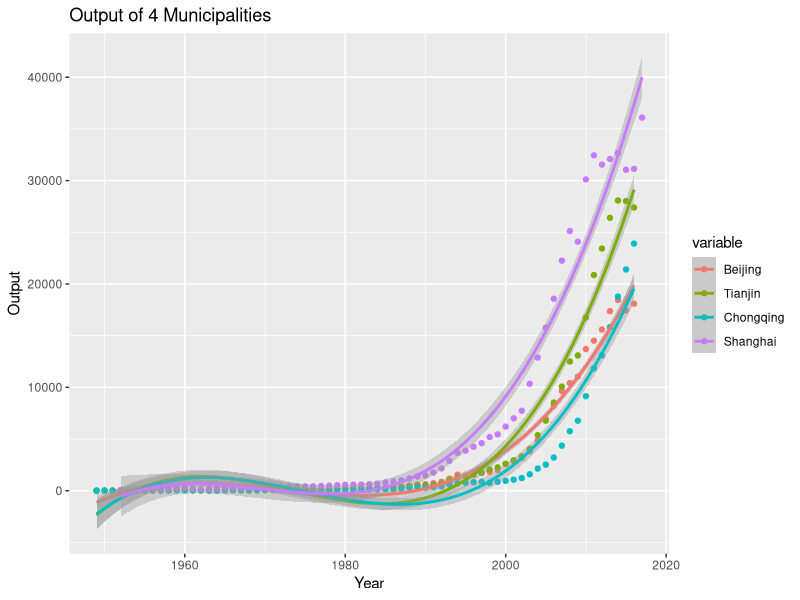

R code for this plot: (Note: this script raises an error after producing the figure.)
## ---- chunk 1
library(plyr)
library(dplyr)
library(tidyverse)
library(ggplot2)
library(reshape2)
object1 = read.csv("China_EO_49to17.csv" ,fileEncoding="latin1")
object2 = as.tibble(object1)
datC=object2
datC$Year=seq(from=1949, to=2017)
datC=datC[order(datC$Year),]
outp = cbind(datC[,1],datC[,grep("Output", names(datC))])
enterp = cbind(datC[,1],datC[,grep("Enterprise", names(datC))])
outp_P = nrow(outp)-1
colnames(outp) <- strsplit((colnames(outp)),"_Output")
colnames(enterp) <- strsplit((colnames(enterp)),"_Output")
outp_4<- outp %>%
  select(Beijing,Tianjin,Chongqing,Shanghai, Year)
names(outp_4) <- c("Beijing", "Tianjin", "Chongqing", "Shanghai", "Year")
meltout4 <- melt(outp_4, id.vars = "Year")
bb <- ggplot(meltout4, aes(x = Year, y = value, colour = variable)) + geom_point() + scale_size_area()+ stat_smooth(method = lm, formula = y ~ splines::bs(x, 3)) + labs(title = "Output of 4 Municipalities", x = "Year",y = "Output")
bb
## ---- chunk 2
library(plyr)
library(dplyr)
library(tidyverse)
library(ggplot2)
library(reshape2)

## import the csv file as tibble object
econData <- as_tibble(read.csv("China_EO_49to17.csv"))

##only interested in the enterprise data in those direct controlled cities after year 2000
DirectCity<- econData %>%
  select(Beijing_Enterprise, Shanghai_Enterprise, Tianjin_Enterprise, Chongqing_Enterprise, Year)%>%
  filter(Year >= 2000)

##rename the columns
names(DirectCity) <- c("Beijing", "Shanghai", "Tianjin", "Chongqing", "Year")

## melt the tibble object to a tall structure for plotting purpose
meltDirectCity <- melt(DirectCity, id.vars = "Year")

##plot. Different cities will have different color; applying smoothed linear regression lines with 95% confidence area
ggplot(meltDirectCity, aes(x = Year, y = value, colour = variable)) + geom_point() + scale_size_area()+ stat_smooth(method = lm, formula = y ~ splines::bs(x, 3))


## ---- chunk 3
## looking at enterprises of different cities.

# read the file 
object1=read.csv("China_EO_49to17.csv", fileEncoding="latin1")
econData=as_tibble(object1)

# had to recreate the year column
desc <- arrange(econData, desc(Year))

# added to the table
Year=seq(from=1949, to=2017)
econData$Year=Year

# grabbed a few cities and its enterprise filters between 2000 to 2017
DataCity <- econData %>%
  select(Anhui_Enterprise, Hebei_Enterprise, Xinjiang_Enterprise, Year)%>%
  filter(Year >= 2000)

meltDataCity <- melt(DataCity, id.vars = "Year")

ggplot(meltDataCity, aes(x = Year, y = value, colour = variable)) + geom_point() + scale_size_area()+ stat_smooth(method = lm, formula = y ~ splines::bs(x, 3), se = FALSE)

## ---- chunk 4
library(plyr)
library(dplyr)
library(tidyverse)
library(ggplot2)
library(reshape2)

## import the csv file as tibble object
ecData <-as_tibble(read.csv("China_EO_49to17.csv"))

## enterprise data in 2 provinces after year 2005
China <- ecData %>%
  select(Shanghai_Enterprise, Hainan_Enterprise, Year)%>%
  filter(Year >= 2005)

##rename the columns
names(China) <- c("Shanghai", "Hainan", "Year")

## melt the tibble object to a tall structure for plotting purpose
Chinaa <- melt(China, id.vars = "Year")

## plot the data
ggplot(data=Chinaa,aes(x=Year,y=value,colour=variable))+geom_point(color="blue",pch=15,size=5)+ggtitle("Enterprise Difference between Shanghai and Hainan, 2005-2017")+theme_bw()+ scale_size_area()+ stat_smooth(method = lm, formula = y ~ splines::bs(x, 5), se = FALSE)
## ---- chunk 5
library(plyr)
library(dplyr)
library(tidyverse)
library(ggplot2)
library(reshape2)

## import the csv file as tibble object
ecData <-as_tibble(read.csv("China_EO_49to17.csv"))

##only interested in the output data in certain provinces after year 2000
China <- ecData %>%
  select(Beijing_Output, InnerMongolia_Output, Tibet_Output, Year)%>%
  filter(Year >= 2000)

##rename the columns
names(China) <- c("Beijing", "Inner Mongolia", "Tibet", "Year")

## melt the tibble object to a tall structure for plotting purpose
Chinaa <- melt(China, id.vars = "Year")

## plot the data
ggplot(data=Chinaa,aes(x=Year,y=value,colour=variable))+geom_quantile()+ggtitle("Output of Beijing, Inner Mongolia, and Tibet, 2000-2017")+theme_bw()+ scale_size_area()+ stat_smooth(method = lm, formula = y ~ splines::bs(x, 5), se = FALSE)
## ---- chunk 6
library(plyr)
library(dplyr)
library(tidyverse)
library(ggplot2)
library(reshape2)

## import the csv file as tibble object
ecData <-as_tibble(read.csv("China_EO_49to17.csv"))

## enterprise data in 1 province after year 1990 and before 2008
China <- ecData %>%
  select(Shaanxi_Enterprise, Year)%>%
  filter(Year >= 1990, Year <=2007)

##rename the columns
names(China) <- c("Shaanxi", "Year")

## melt the tibble object to a tall structure for plotting purpose
Chinaa <- melt(China, id.vars = "Year")

## plot the data
ggplot(data=Chinaa,aes(x=Year,y=value,colour=variable))+geom_area(color="red", fill="red")+ggtitle("Number of Enterprises in Shaanxi, 1990-2017")+theme_bw()+ scale_size_area()+ stat_smooth(method = lm, formula = y ~ splines::bs(x, 5), se = FALSE)
## ---- chunk 7

# comparing Guangdong and Liaoning's enterprise
GuangdongLiaoning<- econData %>%
  select(Guangdong_Enterprise, Liaoning_Enterprise, Year)%>%
  filter(Year >= 2000)
names(GuangdongLiaoning) <- c("Guangdong", "Liaoning", "Year")
add_column(GuangdongLiaoning, Output_Ratio = 0)
print(mutate(GuangdongLiaoning, Output_Ratio = Guangdong/Liaoning))

meltGuangdongLiaoning <- melt(GuangdongLiaoning, id.vars = "Year")

ggplot(meltGuangdongLiaoning, aes(x = Year, y = value, colour = variable)) + geom_point() + scale_size_area()+ stat_smooth(method = lm, formula = y ~ splines::bs(x, 3), se = FALSE)

## ---- chunk 8

# comparing Jilin and Anhui's enterprise
JilinAnhui<- econData %>%
  select(Jilin_Enterprise, Anhui_Enterprise, Year)%>%
  filter(Year >= 2000)
names(JilinAnhui) <- c("Jilin", "Anhui", "Year")
add_column(JilinAnhui, Output_Ratio = 0)
print(mutate(JilinAnhui, Output_Ratio = Jilin/Anhui))

meltJilinAnhui <- melt(JilinAnhui, id.vars = "Year")

ggplot(meltJilinAnhui, aes(x = Year, y = value, colour = variable)) + geom_point() + scale_size_area()+ stat_smooth(method = lm, formula = y ~ splines::bs(x, 3), se = FALSE)

## ---- chunk 9

# comparing Fujian and Guizhou's enterprise
FujianGuizhou<- econData %>%
  select(Fujian_Enterprise, Guizhou_Enterprise, Year)%>%
  filter(Year >= 2000)
names(FujianGuizhou) <- c("Fujian", "Guizhou", "Year")
add_column(FujianGuizhou, Output_Ratio = 0)
print(mutate(FujianGuizhou, Output_Ratio = Fujian/Guizhou))

meltFujianGuizhou <- melt(FujianGuizhou, id.vars = "Year")

ggplot(meltFujianGuizhou, aes(x = Year, y = value, colour = variable)) + geom_point() + scale_size_area()+ stat_smooth(method = lm, formula = y ~ splines::bs(x, 3), se = FALSE)

## ---- chunk 10

##Sum national total 
NationalOutput <- econData %>%
  select(matches("output"), Year) %>%
  mutate(sumVar=rowSums(.[1:19], na.rm = TRUE))

## convert to tibble object
NationalOutput <- as_tibble(NationalOutput)

##using R base functions to create new columns with the ratio between the summarized national output and each province
for(col in names(NationalOutput)) {
  NationalOutput[paste0(col, "_share")] = NationalOutput[col] / NationalOutput$sumVar
}

## subset the previous dataset for plotting purposes. 
## only selecting the ratio columns which has the _share pattern
subset_NationalOutput <- select(NationalOutput, matches("share"))

## deleting useless columns, such as year ratio
subset_NationalOutput <- subset_NationalOutput[,1:31]

## adding the actual year column
subset_NationalOutput<-add_column(subset_NationalOutput, NationalOutput$Year)

## reassign the year column with a new name
colnames(subset_NationalOutput)[32]<-"Year"

##melt the tibble object to a tall structure 
melt_subNational <- melt(subset_NationalOutput, id.vars = "Year")

##plot 
ggplot(melt_subNational, aes(x = Year, y = value, colour = variable)) + geom_point()

## ---- chunk 11
econData <- as_tibble(read.csv("China_EO_49to17.csv"))

# Ratio of Output to enterprise for Beijing, Tianjin, Hebei, Shanghai
# Outputs a data frame that just contains the ratio along with their respective years
# Also a column containing their city name for ease of plotting
ratioBeijing <- econData %>%
  mutate(OutputPerEnterprise = Beijing_Output / Beijing_Enterprise) %>%
  select(Year,OutputPerEnterprise)
ratioBeijing$Province <- rep("Beijing",nrow(ratioBeijing))

ratioTianjin <- econData %>%
  mutate(OutputPerEnterprise = Tianjin_Output / Tianjin_Enterprise) %>%
  select(Year,OutputPerEnterprise)
ratioTianjin$Province <- rep("Tianjin",nrow(ratioTianjin))

ratioHebei <- econData %>%
  mutate(OutputPerEnterprise = Hebei_Output / Hebei_Enterprise) %>%
  select(Year,OutputPerEnterprise)
ratioHebei$Province <- rep("Hebei",nrow(ratioHebei))

ratioShanghai <- econData %>%
  mutate(OutputPerEnterprise = Shanghai_Output / Shanghai_Enterprise) %>%
  select(Year,OutputPerEnterprise)
ratioShanghai$Province <- rep("Shanghai",nrow(ratioShanghai))

ratioGuangxi <- econData %>%
  mutate(OutputPerEnterprise = Guangxi_Output / Guangxi_Enterprise) %>%
  select(Year,OutputPerEnterprise)
ratioGuangxi$Province <- rep("Guangxi",nrow(ratioGuangxi))

ratioChongqing <- econData %>%
  mutate(OutputPerEnterprise = Chongqing_Output / Chongqing_Enterprise) %>%
  select(Year,OutputPerEnterprise)
ratioChongqing$Province <- rep("Chongqing",nrow(ratioChongqing))

# Combines all the data frames into one for plotting
ratio <- rbind(ratioBeijing, ratioTianjin, ratioHebei, ratioShanghai, ratioGuangxi, ratioChongqing) %>%
  filter(Year >= 2000)

# Plots the data
ggplot(data=ratio,aes(x=Year,y=OutputPerEnterprise,color=Province)) +geom_line() + ylab("Output per # of Enterprises") + ggtitle("Output per Number of Enterprises of Various Chinese Provinces") +theme_bw()

## ---- chunk 12
library(tidyverse)
library(dplyr)
library(ggplot2)
object3 = read.csv("Municip_output.csv",stringsAsFactors = FALSE)
municp = as.tibble(object3)
munip <- municp
allc_muni <- outp[50:69,]
allc_muni <- allc_muni[,c(1:3, 23, 10) ]
for (i in 1:5) {
  if(i >1){
    munip[,i]<- (municp[,i] - allc_muni[,i])
  }
}
# calculate output difference between National Bureau of Statistics of China and All China Center Data. If the number is positive (bar above x axis on the graph), that means that, for the same year, China NBS data is higher than the data collected by All China Center
#next step, print four graphs of differences of the four municipalities

pB <-ggplot(munip, aes(Year, Beijing))  
pB +geom_bar(stat = "identity")+geom_line(aes(x = munip$Year, y = Beijing),colour = "darkred")+
  labs(title = "Statistics Difference of Beijing Output",substitute("National Bureau of Statistics of China - ALl China Center Data"), x = "Year",y = "Output (Thousand Million CNY)")
#Beijing Stat Diff

pT <-ggplot(munip, aes(Year, Tianjin))
pT +geom_bar(stat = "identity")+geom_line(aes(x = munip$Year, y = Tianjin),colour = "darkblue")+
  labs(title = "Statistics Difference of Tianjin Output",substitute("National Bureau of Statistics of China - ALl China Center Data"), x = "Year",y = "Output (Thousand Million CNY)")
#Tianjin Stat Diff

pC <-ggplot(munip, aes(Year, Chongqing))
pC +geom_bar(stat = "identity")+geom_line(aes(x = munip$Year, y = Chongqing),colour = "grey60")+
  labs(title = "Statistics Difference of Chongqing Output",substitute("National Bureau of Statistics of China - ALl China Center Data"), x = "Year",y = "Output (Thousand Million CNY)")
#Chongqing Stat Diff

pS <-ggplot(munip, aes(Year, Shanghai))
pT +geom_bar(stat = "identity")+geom_line(aes(x = munip$Year, y = Shanghai),colour = "lightsalmon4")+
  labs(title = "Statistics Difference of Shanghai Output",substitute("National Bureau of Statistics of China - ALl China Center Data"), x = "Year",y = "Output (Thousand Million CNY)")
#Shanghai Stat Diff

## ---- chunk 13
library(plyr)
library(dplyr)
library(tidyverse)
library(ggplot2)
library(reshape2)

## import the csv file as tibble object
ecData <-as_tibble(read.csv("China_EO_49to17.csv"))


##only interested in the output data in those direct controlled cities after year 2000
China <- ecData %>%
  select(Beijing_Output, Shanghai_Output, Tianjin_Output, Guizhou_Output, Yunnan_Output, Gansu_Output, Year)%>%
  filter(Year >= 2000)
  
##rename the columns
names(China) <- c("Beijing", "Shanghai", "Tianjin", "Guizhou", "Yunnan", "Gansu", "Year")

## melt the tibble object to a tall structure for plotting purpose
Chinaa <- melt(China, id.vars = "Year")

##ploting the values
ggplot(data=Chinaa,aes(x=Year,y=value,colour=variable))+geom_point(color="black",pch=20,size=4)+ggtitle("Outputs of 3 of the Richest and Poorest China Provinces (in GDP per capita for 2017) from 2000-2017")+theme_bw()+ scale_size_area()+ stat_smooth(method = lm, formula = y ~ splines::bs(x, 5), se = FALSE)
## ---- chunk 14
library(plyr)
library(dplyr)
library(tidyverse)
library(ggplot2)
library(reshape2)

## import the csv file as tibble object
ecData <-as_tibble(read.csv("China_EO_49to17.csv"))

##only interested in the enterprise data in those direct controlled cities after year 2000
China <- ecData %>%
  select(Beijing_Enterprise, Shanghai_Enterprise, Tianjin_Enterprise, Guizhou_Enterprise, Yunnan_Enterprise, Gansu_Enterprise, Year)%>%
  filter(Year >= 2000)
  
##rename the columns  
names(China) <- c("Beijing", "Shanghai", "Tianjin", "Guizhou", "Yunnan", "Gansu", "Year")


## melt the tibble object to a tall structure for plotting purpose
Chinaa <- melt(China, id.vars = "Year")

##ploting the values
ggplot(data=Chinaa,aes(x=Year,y=value,colour=variable))+geom_point(color="purple",pch=19,size=3)+ggtitle("Enterprises of 3 of the Richest and Poorest China Provinces (in GDP per capita for 2017) from 2000-2017")+theme_bw()+ scale_size_area()+ stat_smooth(method = lm, formula = y ~ splines::bs(x, 5), se = FALSE)
## ---- chunk 15
## Add the China_EO_49t017 csv
data1 <- read.csv("China_EO_49to17.csv")

##only select columns contains "output"
data1_output<- select(data1, matches("output"), Year)

##only select columns contains "enterprise"
data1_enterprise <-select(data1, matches("enterprise"), Year)

##for output columns, depend on the provinces in each region, add them together. Do this for 8 regions
##for enterprise columns, depend on the provinces in each region, add them together. Do this for 8 regions

##Northeast region, Output
NE_Output_Sum <- data1_output %>%
  select("Liaoning_Output", "Jilin_Output", "Heilongjiang_Output", Year) %>%
  mutate(Northeast_Output =rowSums(.[1:3], na.rm = TRUE))

##Northeast region, enterprise
NE_Enterprise_Sum <- data1_enterprise %>%
  select("Liaoning_Enterprise", "Jilin_Enterprise", "Heilongjiang_Enterprise", Year) %>%
  mutate(Northeast_Enterprise =rowSums(.[1:3], na.rm = TRUE))

##North coastal region, Output
NC_Output_Sum <- data1_output %>%
  select("Beijing_Output", "Tianjin_Output", "Hebei_Output", "Shandong_Output", Year) %>%
  mutate(NorthcCostal_Output =rowSums(.[1:3], na.rm = TRUE))

##north coastal region, enterprise
NC_Enterprise_Sum <- data1_enterprise %>%
  select("Beijing_Enterprise", "Tianjin_Enterprise", "Hebei_Enterprise", "Shandong_Enterprise", Year) %>%
  mutate(NorthCoastal_Enterprise =rowSums(.[1:3], na.rm = TRUE))

##East coastal region, Output
EC_Output_Sum <- data1_output %>%
  select("Shanghai_Output", "Jiangsu_Output", "Zhejiang_Output", Year) %>%
  mutate(EastCostal_Output =rowSums(.[1:3], na.rm = TRUE))

##East coastal region, enterprise
EC_Enterprise_Sum <- data1_enterprise %>%
  select("Shanghai_Enterprise", "Jiangsu_Enterprise", "Zhejiang_Enterprise", Year) %>%
  mutate(EastCostal_Enterprise =rowSums(.[1:3], na.rm = TRUE))

##South coastal region, Output
SC_Output_Sum <- data1_output %>%
  select("Fujian_Output", "Guangdong_Output", "Hainan_Output", Year) %>%
  mutate(SouthCostal_Output =rowSums(.[1:3], na.rm = TRUE))

##South coastal region, enterprise
SC_Enterprise_Sum <- data1_enterprise %>%
  select("Fujian_Enterprise", "Guangdong_Enterprise", "Hainan_Enterprise", Year) %>%
  mutate(SouthCostal_Enterprise =rowSums(.[1:3], na.rm = TRUE))

##Yellow river region, Output
YellowRiver_Output_Sum<-data1_output %>%
  select("Shanxi_Output", "InnerMongolia_Output", "Henan_Output", "Shaanxi_Output", Year) %>%
  mutate(YellowRiver_Output =rowSums(.[1:4], na.rm = TRUE))

##Yellow river region, enterprise
YellowRiver_Enterprise_Sum <- data1_enterprise %>%
  select("Shanxi_Enterprise", "InnerMongolia_Enterprise", "Henan_Enterprise", "Shaanxi_Enterprise", Year) %>%
  mutate(YellowRiver_Enterprise =rowSums(.[1:3], na.rm = TRUE))

##Yangtz river region, output
Yangtz_Output_Sum <- data1_output %>%
  select("Anhui_Output", "Jiangxi_Output", "Hubei_Output", "Hunan_Output",Year) %>%
  mutate(Yangtz_Output =rowSums(.[1:4], na.rm = TRUE))

## Yangtz river region, enterprise
Yangtz_Enterprise_Sum <-  data1_enterprise %>%
  select("Anhui_Enterprise", "Jiangxi_Enterprise", "Hubei_Enterprise", "Hunan_Enterprises", Year) %>%
  mutate(Yangtz_Enterprise =rowSums(.[1:4], na.rm = TRUE))

## Southwest region, output
SW_Output_Sum <- data1_output %>%
  select("Guangxi_Output", "Chongqing_Output", "Sichuan_Output", "Guizhou_Output", "Yunnan_Output", Year) %>%
  mutate(Southwest_Output =rowSums(.[1:5], na.rm = TRUE))

## Southwest region, enterprise
SW_Enterprise_Sum <- data1_enterprise %>%
  select("Guangxi_Enterprise", "Chongqing_Enterprise", "Sichuan_Enterprise", "Guizhou_Enterprise", "Yunnan_Enterprise", Year) %>% 
  mutate(Southwest_Enterprise =rowSums(.[1:5], na.rm = TRUE))

## Northwest region, output
NW_Output_Sum <- data1_output %>%
  select("Tibet_Output", "Gansu_Output", "Qinghai_Output", "Ningxia_Output", "Xinjiang_Output", Year) %>%
  mutate(Northwest_Output =rowSums(.[1:5], na.rm = TRUE))

## Northwest region, enterprise
NW_Enterprise_Sum <- data1_enterprise %>%
  select("Tibet_Enterprise", "Gansu_Enterprise", "Qinghai_Enterprise", "Ningxia_Enterprise", "Xinjiang_Enterprise", Year) %>%
  mutate(Northwest_Enterprise =rowSums(.[1:5], na.rm = TRUE))

## Join all regional output columns together as dataframe
Output_Region <- data.frame(EC_Output_Sum, NC_Output_Sum, NE_Output_Sum, NW_Output_Sum, SC_Output_Sum, SW_Output_Sum, Yangtz_Output_Sum, YellowRiver_Output_Sum)

##cleaning unnecessary columns contain "Year."
Output_Region <- Output_Region %>%
  select(-matches("Year."))

## Join all regional enterprise columns together as dataframe
Enterprise_Region <- data.frame(EC_Enterprise_Sum, NC_Enterprise_Sum, NE_Enterprise_Sum, NW_Enterprise_Sum, SC_Enterprise_Sum, SW_Enterprise_Sum, Yangtz_Enterprise_Sum, YellowRiver_Enterprise_Sum, na.rm = TRUE)

## cleaning unnecessary columns contain "year."
Enterprise_Region <- Enterprise_Region %>%
  select(-matches("Year."))

##############This is for the added data

##external csv from Nation Bureau of Statistics of China, contains population 
##    estimates from 2000 - 2017, for all provinces in mainland China

added <- read.csv("AnnualbyProvince.csv")

## user defined function. subset the population dataset to smaller datasets by regions, 
##      prov1:prove5: province name
Region_function <- function(prov1, prov2, prov3, prov4, prov5){
  subset(added, Region == prov1 | Region == prov2 | Region == prov3 | Region == prov4 | Region == prov5)
}

## user defined function. Summarize any regional population subset 
Pop_sum_function <- function(dataset, region_name){
  dataset %>%
    summarize_at(vars(starts_with("x")), funs(sum(., na.rm = TRUE))) %>%
  mutate(Region = region_name)
}

## Naming convention: "region_name"_pop: the initial subset for all provinces in each region.  
##          "Region_name"_pop_sum": summarize all provinces in each region by year

##For Northeast region
NE_pop <- Region_function("Liaoning", "Jilin", "Heilongjiang", NA, NA)
NE_pop_sum <- Pop_sum_function(NE_pop, "Northeast_pop")

## For North coastal region
NC_pop <- Region_function("Beijing", "Tianjin", "Hebei", "Shandong", NA)
NC_pop_sum <- Pop_sum_function(NC_pop, "NorthCoastal")

## For East coastal 
EC_pop <- Region_function("Shanghai", "Jiangsu", "Zhejiang", NA, NA)
EC_pop_sum <- Pop_sum_function(EC_pop, "EastCoastal")

## For south coastal 
SC_pop <- Region_function("Fujian", "Guangdong", "Hainan", NA, NA)
SC_pop_sum <- Pop_sum_function(SC_pop, "SouthCoastal")

## For Yellow River Region
YellowRiver_pop <- Region_function("Shanxi", "InnerMongolia", "Henan", "Shaanxi", NA)
YellowRiver_pop_sum <- Pop_sum_function(YellowRiver_pop, "YellowRiverRegion")

## For Yangtz River Region
Yangtz_pop <- Region_function("Anhui", "Jiangxi", "Hubei", "Hunan", NA)
Yangtz_pop_sum <- Pop_sum_function(Yangtz_pop, "YangtzRegion")

## For SouthWest Region
SW_pop <- Region_function("Guangxi", "Chongqing", "Sichuan", "Guizhou", "Yunnan")
SW_pop_sum<-Pop_sum_function(SW_pop, "Southwest")

## For Northwest region
NW_pop <- Region_function("Tibet", "Gansu", "Qinghai", "Ningxia", "Xinjiang")
NW_pop_sum<-Pop_sum_function(NW_pop, "Northwest")

## join all rows by cbind
RegionalPop<- rbind(NE_pop_sum, NC_pop_sum, EC_pop_sum, SC_pop_sum, YellowRiver_pop_sum, Yangtz_pop_sum, SW_pop_sum, NW_pop_sum)



